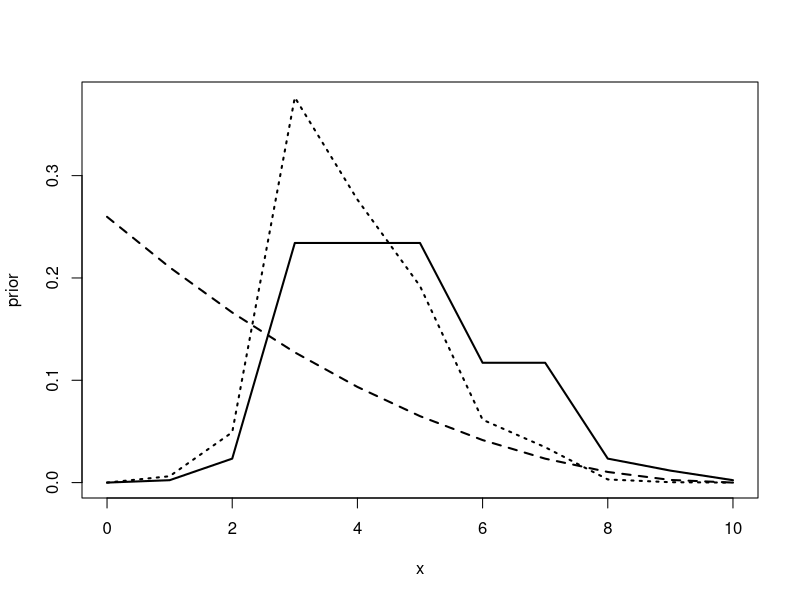
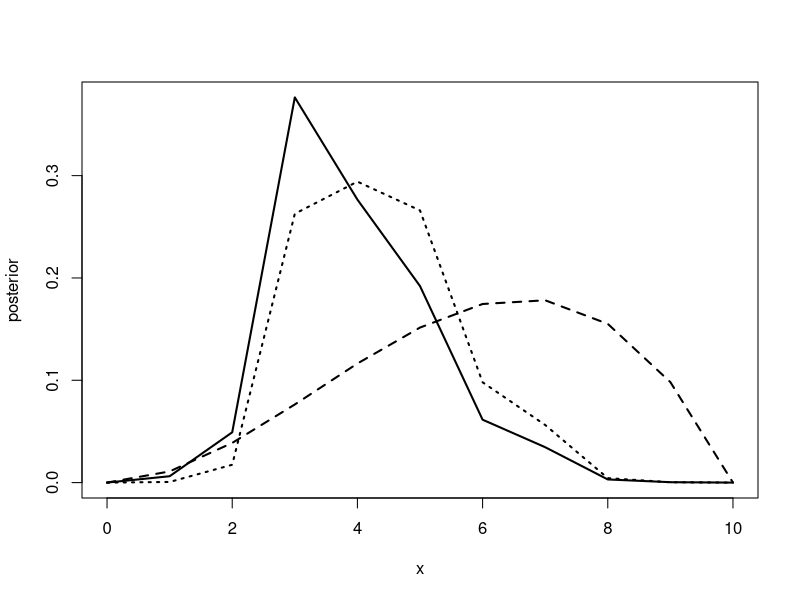
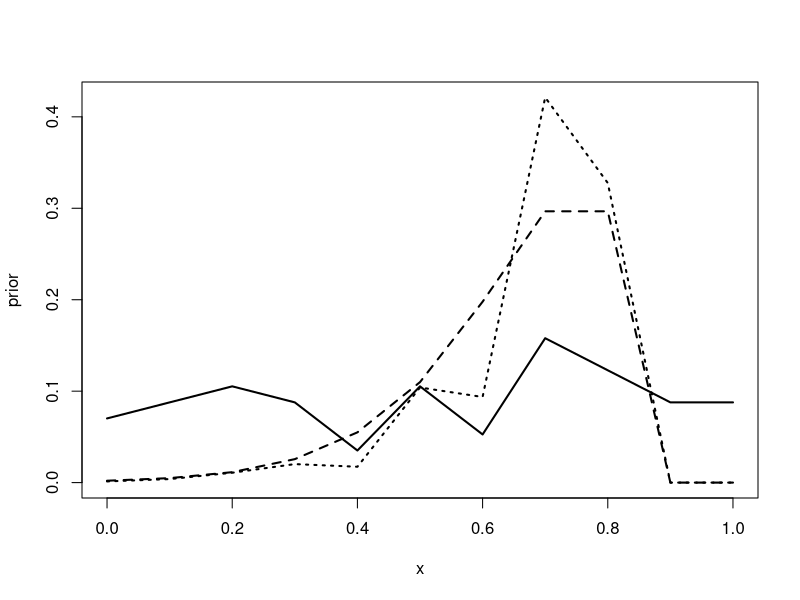
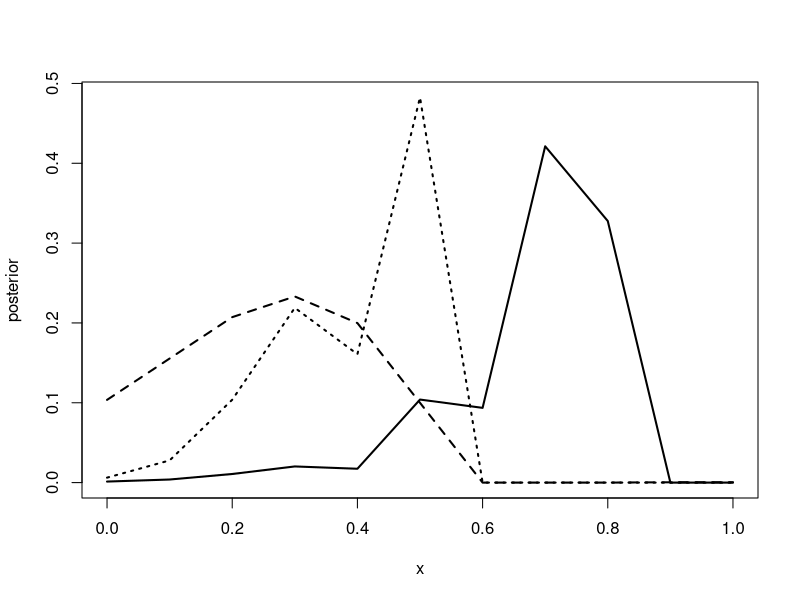

The R source for these figures, in order:
# https://github.com/rmcelreath/stat_rethinking_2026

# # Homework A1 - coin toss honesty 
# # coin toss
# sample(c("H", "T"), size = 10, replace = TRUE)
 
# Question to answer: How many ways are there to get 8 people claiming the prize, if 5 participants are honest?
# If honest: 50% chance of winning
# If dishonest: 100% chance of winning
# Assume 5 honest and 5 dishonest people 

# Q1: How many possible paths are there for 8 successes if everyone is honest?
# Q2: How many if 5 people are dishonest?
# Q3: How many honest people optimises the chance of 8 wins?

# generating a matrix of all possible outcomes
# fixed properties of the experiment
n_total <- 10
sides_of_die <- 2

n_dishonest_vals <- 0:n_total
win_total_vals <- 6:9

ways_to_get_outcome <- outer(
  n_dishonest_vals,
  win_total_vals,
  Vectorize(function(n_dishonest, win_total) {
    
    # for debugging
    # n_dishonest <- 5
    # win_total <- 8
    
    n_honest <- n_total - n_dishonest
    honest_win <- win_total - n_dishonest
    if (n_dishonest > win_total) {
      0
    } else {
      (sides_of_die ^ n_dishonest) *
        (choose(n_honest,honest_win)) 
    }
  })
)

# add readable labels
rownames(ways_to_get_outcome) <- paste0("n_dishonest=", n_dishonest_vals)
colnames(ways_to_get_outcome) <- paste0("wins=", win_total_vals)
outcome_matrix <- as.matrix(ways_to_get_outcome)


result <- round(sweep(outcome_matrix, 2, colSums(outcome_matrix), "/"),2)

# So, if we're observing 8 or more wins, there is only a 2% chance everyone is honest

# continuation of the globe tossing simulation

n_start <- 2
sides_of_globe <- 10
p <- 7 / sides_of_globe
sample_start <- rbinom(n_start, size = 1, prob = p)
water_start <- sum(sample_start)
earth_start <- n_start - water_start

water_sides_vals <- 0:sides_of_globe
paths_count <- sapply(water_sides_vals, function(water_sides) {
  p <- water_sides / sides_of_globe
  (sides_of_globe*p)^water_start * (sides_of_globe*(1-p))^earth_start
})

# applying bayes rule to get to proportions and use a prior
# (P(p_water | data) = P(data | p_water) * P(p_water)/ P(data)
weights <- c(0, 1, 10, 100, 100, 100, 50, 50, 10, 5, 1)
prior <- weights / sum(weights)

likelihood <- paths_count / sum(paths_count)
posterior_count <- (paths_count * weights) 
posterior <- posterior_count / sum(posterior_count)

x <- 0:10
plot(x, prior, type = "l",lwd = 2, lty =1,
     ylim = range(prior, likelihood, posterior))
lines(x, likelihood, lwd = 2, lty = 2)
lines(x, posterior, lwd = 2, lty = 3)

n_update <- 3
sample_update <- rbinom(n_update, size = 1, prob = p)
water_update <- sum(sample_update)
earth_update <- n_update - water_update

water_sides_vals <- 0:sides_of_globe
paths_count_update <- sapply(water_sides_vals, function(water_sides) {
  p <- water_sides / sides_of_globe
  (sides_of_globe*p)^water_update * (sides_of_globe*(1-p))^earth_update
})


likelihood_update <- paths_count_update / sum(paths_count_update)
posterior_update <- (paths_count_update * posterior_count) / sum(paths_count_update * posterior_count)

x <- 0:10
plot(x, posterior, type = "l",lwd = 2, lty =1,
     ylim = range(posterior, likelihood_update, posterior_update))
lines(x, likelihood_update, lwd = 2, lty = 2)
lines(x, posterior_update, lwd = 2, lty = 3)

posterior_count <- paths_count_update * posterior_count
posterior <- posterior_count / sum(posterior_count) 


# updating of RAG

n_start <- 10
sides_of_globe <- 3
p_dishonest <- 0.7
p_win <- 1 / sides_of_globe
p_dishonesty_steps <- 10

dishonesty_sample_start <- rbinom(n_start, size = 1, prob = p_dishonest)
result_sample_start <- dishonesty_sample_start + rbinom(n_start, size = 1, prob = p_win)
win_sample_start <- sum(result_sample_start>0)

p_dishonest_vals <- (0:p_dishonesty_steps)/p_dishonesty_steps
paths_count <- sapply(p_dishonest_vals, function(p_dishonest) {
n_dishonest <- round(p_dishonest * n_start)
n_honest <- n_start - n_dishonest
n_honest_win <- win_sample_start - n_dishonest
n_honest_loss <- n_honest - n_honest_win
if(n_dishonest>win_sample_start){
  0
  } 
else {
  (sides_of_globe)^(n_dishonest) *
    choose(
      n_honest,
      n_honest_win
    )
}
})

# applying bayes rule to get to proportions and use a prior
# (P(p_water | data) = P(data | p_water) * P(p_water)/ P(data)
weights <- rpois(p_dishonesty_steps+1,5)
prior <- weights / sum(weights)

likelihood <- paths_count / sum(paths_count)
posterior_count <- (paths_count * weights) 
posterior <- posterior_count / sum(posterior_count)

x <- 0:p_dishonesty_steps /p_dishonesty_steps
plot(x, prior, type = "l",lwd = 2, lty =1,
     ylim = range(prior, likelihood, posterior))
lines(x, likelihood, lwd = 2, lty = 2)
lines(x, posterior, lwd = 2, lty = 3)
sprintf("this sample had %i out of %i winners (%i%%)", win_sample_start, n_start,100*round(win_sample_start/n_start,1))


n_update <- 10
dishonesty_sample_update <- rbinom(n_update, size = 1, prob = p_dishonest)
result_sample_update <- dishonesty_sample_update + rbinom(n_update, size = 1, prob = p_win)
win_sample_update <- sum(result_sample_update>0)

p_dishonest_vals <- (0:p_dishonesty_steps)/p_dishonesty_steps
paths_count_update <- sapply(p_dishonest_vals, function(p_dishonest) {
  n_dishonest <- round(p_dishonest * n_update)
  n_honest <- n_update - n_dishonest
  n_honest_win <- win_sample_update - n_dishonest
  n_honest_loss <- n_honest - n_honest_win
  if(n_dishonest>win_sample_start){
    1
  } 
  else {
    ((sides_of_globe)^(n_dishonest)) *
      choose(
        n_honest,
        n_honest_win
      )
  }
})


likelihood_update <- paths_count_update / sum(paths_count_update)
posterior_update <- (paths_count_update * posterior_count) / sum(paths_count_update * posterior_count)

x <- (0:p_dishonesty_steps)/p_dishonesty_steps
plot(x, posterior, type = "l",lwd = 2, lty =1, 
     ylim = range(posterior, likelihood_update, posterior_update))
lines(x, likelihood_update, lwd = 2, lty = 2)
lines(x, posterior_update, lwd = 2, lty = 3)

posterior_count <- paths_count_update * posterior_count
posterior <- posterior_count / sum(posterior_count) 
sprintf("this sample had %i out of %i winners (%i%%)", win_sample_update, n_update,100*round(win_sample_update/n_update,1))
        